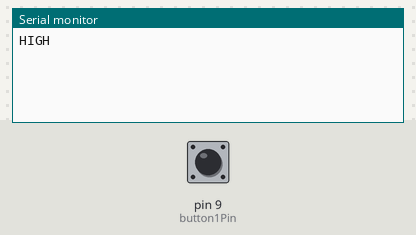
The sketch below on a simulated Arduino Uno, built with avr-gcc and run on an emulated ATmega328P. Shown: the last lines printed to the serial monitor. The test bench sets the inputs (shaded band); at power-on: pin 9 (button1Pin) HIGH.

Above: at 1.2 s.
1.3 s: pin 9 (button1Pin) pulled LOW for 0.15 s
At 1.43 s:
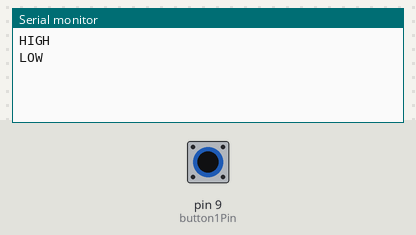
At 2.9 s:
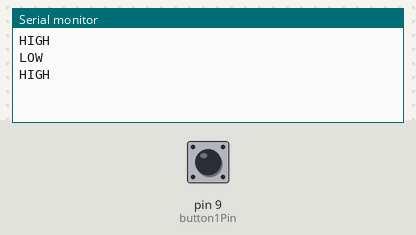

Measured:
- after the input at 1.3 s, the serial monitor: prints a new line at once (image 1)

The sketch:

My_Button_Experiment.ino
```cpp
int button1Pin;
bool button1Pressed;
bool High;

void setup() {
  // put your setup code here, to run once:
  button1Pin = 9;
  button1Pressed = false;
  High = false;
  pinMode(button1Pin, INPUT_PULLUP); //in built resistor
  //pinMode(button1Pin, INPUT); //physical resistor

  Serial.begin(9600);

}


void loop() {
  // put your main code here, to run repeatedly:
  if (digitalRead(button1Pin) == HIGH && High == false){
    Serial.println("HIGH");
    button1Pressed = false;
    High = true;
  }
  else if (digitalRead(button1Pin) == LOW && button1Pressed == false) {
    Serial.println("LOW");
    button1Pressed = true;
    High = false;
  }
}
```
